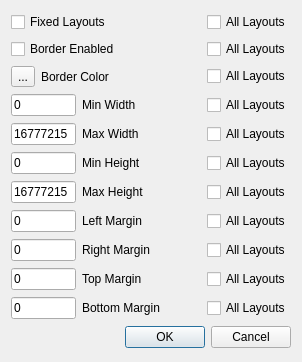
<?xml version="1.0" encoding="UTF-8"?>
<ui version="4.0">
 <class>CCustomLayoutSettings</class>
 <widget class="QDialog" name="CCustomLayoutSettings">
  <property name="geometry">
   <rect>
    <x>0</x>
    <y>0</y>
    <width>302</width>
    <height>362</height>
   </rect>
  </property>
  <property name="windowTitle">
   <string>Dialog</string>
  </property>
  <layout class="QVBoxLayout" name="verticalLayout">
   <item>
    <layout class="QHBoxLayout" name="horizontalLayout_3">
     <item>
      <widget class="QCheckBox" name="FixedLayouts">
       <property name="text">
        <string>Fixed Layouts</string>
       </property>
      </widget>
     </item>
     <item>
      <spacer name="horizontalSpacer_3">
       <property name="orientation">
        <enum>Qt::Horizontal</enum>
       </property>
       <property name="sizeHint" stdset="0">
        <size>
         <width>40</width>
         <height>20</height>
        </size>
       </property>
      </spacer>
     </item>
     <item>
      <widget class="QCheckBox" name="AllFixedLayouts">
       <property name="text">
        <string>All Layouts</string>
       </property>
      </widget>
     </item>
    </layout>
   </item>
   <item>
    <layout class="QHBoxLayout" name="horizontalLayout">
     <item>
      <widget class="QCheckBox" name="BorderEnabled">
       <property name="text">
        <string>Border Enabled</string>
       </property>
      </widget>
     </item>
     <item>
      <spacer name="horizontalSpacer">
       <property name="orientation">
        <enum>Qt::Horizontal</enum>
       </property>
       <property name="sizeHint" stdset="0">
        <size>
         <width>40</width>
         <height>20</height>
        </size>
       </property>
      </spacer>
     </item>
     <item>
      <widget class="QCheckBox" name="AllBorderEnabled">
       <property name="text">
        <string>All Layouts</string>
       </property>
      </widget>
     </item>
    </layout>
   </item>
   <item>
    <layout class="QHBoxLayout" name="horizontalLayout_2">
     <item>
      <widget class="QToolButton" name="BorderColor">
       <property name="enabled">
        <bool>true</bool>
       </property>
       <property name="text">
        <string>...</string>
       </property>
       <property name="iconSize">
        <size>
         <width>20</width>
         <height>20</height>
        </size>
       </property>
      </widget>
     </item>
     <item>
      <widget class="QLabel" name="label">
       <property name="text">
        <string>Border Color</string>
       </property>
      </widget>
     </item>
     <item>
      <spacer name="horizontalSpacer_2">
       <property name="orientation">
        <enum>Qt::Horizontal</enum>
       </property>
       <property name="sizeHint" stdset="0">
        <size>
         <width>40</width>
         <height>20</height>
        </size>
       </property>
      </spacer>
     </item>
     <item>
      <widget class="QCheckBox" name="AllBorderColor">
       <property name="text">
        <string>All Layouts</string>
       </property>
      </widget>
     </item>
    </layout>
   </item>
   <item>
    <layout class="QHBoxLayout" name="horizontalLayout_13">
     <item>
      <widget class="QLineEdit" name="MinWidth">
       <property name="maximumSize">
        <size>
         <width>65</width>
         <height>16777215</height>
        </size>
       </property>
       <property name="text">
        <string>0</string>
       </property>
       <property name="maxLength">
        <number>3276</number>
       </property>
      </widget>
     </item>
     <item>
      <widget class="QLabel" name="label_2">
       <property name="text">
        <string>Min Width</string>
       </property>
      </widget>
     </item>
     <item>
      <spacer name="horizontalSpacer_5">
       <property name="orientation">
        <enum>Qt::Horizontal</enum>
       </property>
       <property name="sizeHint" stdset="0">
        <size>
         <width>40</width>
         <height>20</height>
        </size>
       </property>
      </spacer>
     </item>
     <item>
      <widget class="QCheckBox" name="AllMinWidth">
       <property name="text">
        <string>All Layouts</string>
       </property>
      </widget>
     </item>
    </layout>
   </item>
   <item>
    <layout class="QHBoxLayout" name="horizontalLayout_14">
     <item>
      <widget class="QLineEdit" name="MaxWidth">
       <property name="maximumSize">
        <size>
         <width>65</width>
         <height>16777215</height>
        </size>
       </property>
       <property name="text">
        <string>16777215</string>
       </property>
      </widget>
     </item>
     <item>
      <widget class="QLabel" name="label_3">
       <property name="text">
        <string>Max Width</string>
       </property>
      </widget>
     </item>
     <item>
      <spacer name="horizontalSpacer_7">
       <property name="orientation">
        <enum>Qt::Horizontal</enum>
       </property>
       <property name="sizeHint" stdset="0">
        <size>
         <width>40</width>
         <height>20</height>
        </size>
       </property>
      </spacer>
     </item>
     <item>
      <widget class="QCheckBox" name="AllMaxWidth">
       <property name="text">
        <string>All Layouts</string>
       </property>
      </widget>
     </item>
    </layout>
   </item>
   <item>
    <layout class="QHBoxLayout" name="horizontalLayout_4">
     <item>
      <widget class="QLineEdit" name="MinHeight">
       <property name="maximumSize">
        <size>
         <width>65</width>
         <height>16777215</height>
        </size>
       </property>
       <property name="text">
        <string>0</string>
       </property>
      </widget>
     </item>
     <item>
      <widget class="QLabel" name="label_4">
       <property name="text">
        <string>Min Height</string>
       </property>
      </widget>
     </item>
     <item>
      <spacer name="horizontalSpacer_4">
       <property name="orientation">
        <enum>Qt::Horizontal</enum>
       </property>
       <property name="sizeHint" stdset="0">
        <size>
         <width>40</width>
         <height>20</height>
        </size>
       </property>
      </spacer>
     </item>
     <item>
      <widget class="QCheckBox" name="AllMinHeight">
       <property name="text">
        <string>All Layouts</string>
       </property>
      </widget>
     </item>
    </layout>
   </item>
   <item>
    <layout class="QHBoxLayout" name="horizontalLayout_5">
     <item>
      <widget class="QLineEdit" name="MaxHeight">
       <property name="maximumSize">
        <size>
         <width>65</width>
         <height>16777215</height>
        </size>
       </property>
       <property name="text">
        <string>16777215</string>
       </property>
      </widget>
     </item>
     <item>
      <widget class="QLabel" name="label_5">
       <property name="text">
        <string>Max Height</string>
       </property>
      </widget>
     </item>
     <item>
      <spacer name="horizontalSpacer_6">
       <property name="orientation">
        <enum>Qt::Horizontal</enum>
       </property>
       <property name="sizeHint" stdset="0">
        <size>
         <width>40</width>
         <height>20</height>
        </size>
       </property>
      </spacer>
     </item>
     <item>
      <widget class="QCheckBox" name="AllMaxHeight">
       <property name="text">
        <string>All Layouts</string>
       </property>
      </widget>
     </item>
    </layout>
   </item>
   <item>
    <layout class="QHBoxLayout" name="horizontalLayout_6">
     <item>
      <widget class="QLineEdit" name="LeftMargin">
       <property name="maximumSize">
        <size>
         <width>65</width>
         <height>16777215</height>
        </size>
       </property>
       <property name="text">
        <string>0</string>
       </property>
      </widget>
     </item>
     <item>
      <widget class="QLabel" name="label_6">
       <property name="text">
        <string>Left Margin</string>
       </property>
      </widget>
     </item>
     <item>
      <spacer name="horizontalSpacer_8">
       <property name="orientation">
        <enum>Qt::Horizontal</enum>
       </property>
       <property name="sizeHint" stdset="0">
        <size>
         <width>40</width>
         <height>20</height>
        </size>
       </property>
      </spacer>
     </item>
     <item>
      <widget class="QCheckBox" name="AllLeftMargin">
       <property name="text">
        <string>All Layouts</string>
       </property>
      </widget>
     </item>
    </layout>
   </item>
   <item>
    <layout class="QHBoxLayout" name="horizontalLayout_7">
     <item>
      <widget class="QLineEdit" name="RightMargin">
       <property name="maximumSize">
        <size>
         <width>65</width>
         <height>16777215</height>
        </size>
       </property>
       <property name="text">
        <string>0</string>
       </property>
      </widget>
     </item>
     <item>
      <widget class="QLabel" name="label_7">
       <property name="text">
        <string>Right Margin</string>
       </property>
      </widget>
     </item>
     <item>
      <spacer name="horizontalSpacer_9">
       <property name="orientation">
        <enum>Qt::Horizontal</enum>
       </property>
       <property name="sizeHint" stdset="0">
        <size>
         <width>40</width>
         <height>20</height>
        </size>
       </property>
      </spacer>
     </item>
     <item>
      <widget class="QCheckBox" name="AllRightMargin">
       <property name="text">
        <string>All Layouts</string>
       </property>
      </widget>
     </item>
    </layout>
   </item>
   <item>
    <layout class="QHBoxLayout" name="horizontalLayout_8">
     <item>
      <widget class="QLineEdit" name="TopMargin">
       <property name="maximumSize">
        <size>
         <width>65</width>
         <height>16777215</height>
        </size>
       </property>
       <property name="text">
        <string>0</string>
       </property>
      </widget>
     </item>
     <item>
      <widget class="QLabel" name="label_8">
       <property name="text">
        <string>Top Margin</string>
       </property>
      </widget>
     </item>
     <item>
      <spacer name="horizontalSpacer_10">
       <property name="orientation">
        <enum>Qt::Horizontal</enum>
       </property>
       <property name="sizeHint" stdset="0">
        <size>
         <width>40</width>
         <height>20</height>
        </size>
       </property>
      </spacer>
     </item>
     <item>
      <widget class="QCheckBox" name="AllTopMargin">
       <property name="text">
        <string>All Layouts</string>
       </property>
      </widget>
     </item>
    </layout>
   </item>
   <item>
    <layout class="QHBoxLayout" name="horizontalLayout_9">
     <item>
      <widget class="QLineEdit" name="BottomMargin">
       <property name="maximumSize">
        <size>
         <width>65</width>
         <height>16777215</height>
        </size>
       </property>
       <property name="text">
        <string>0</string>
       </property>
      </widget>
     </item>
     <item>
      <widget class="QLabel" name="label_9">
       <property name="text">
        <string>Bottom Margin</string>
       </property>
      </widget>
     </item>
     <item>
      <spacer name="horizontalSpacer_11">
       <property name="orientation">
        <enum>Qt::Horizontal</enum>
       </property>
       <property name="sizeHint" stdset="0">
        <size>
         <width>40</width>
         <height>20</height>
        </size>
       </property>
      </spacer>
     </item>
     <item>
      <widget class="QCheckBox" name="AllBottomMargin">
       <property name="text">
        <string>All Layouts</string>
       </property>
      </widget>
     </item>
    </layout>
   </item>
   <item>
    <widget class="QDialogButtonBox" name="buttonBox">
     <property name="sizePolicy">
      <sizepolicy hsizetype="Minimum" vsizetype="Fixed">
       <horstretch>0</horstretch>
       <verstretch>0</verstretch>
      </sizepolicy>
     </property>
     <property name="orientation">
      <enum>Qt::Horizontal</enum>
     </property>
     <property name="standardButtons">
      <set>QDialogButtonBox::Cancel|QDialogButtonBox::Ok</set>
     </property>
    </widget>
   </item>
  </layout>
 </widget>
 <resources/>
 <connections>
  <connection>
   <sender>buttonBox</sender>
   <signal>accepted()</signal>
   <receiver>CCustomLayoutSettings</receiver>
   <slot>accept()</slot>
   <hints>
    <hint type="sourcelabel">
     <x>248</x>
     <y>254</y>
    </hint>
    <hint type="destinationlabel">
     <x>157</x>
     <y>274</y>
    </hint>
   </hints>
  </connection>
  <connection>
   <sender>buttonBox</sender>
   <signal>rejected()</signal>
   <receiver>CCustomLayoutSettings</receiver>
   <slot>reject()</slot>
   <hints>
    <hint type="sourcelabel">
     <x>316</x>
     <y>260</y>
    </hint>
    <hint type="destinationlabel">
     <x>286</x>
     <y>274</y>
    </hint>
   </hints>
  </connection>
 </connections>
</ui>
